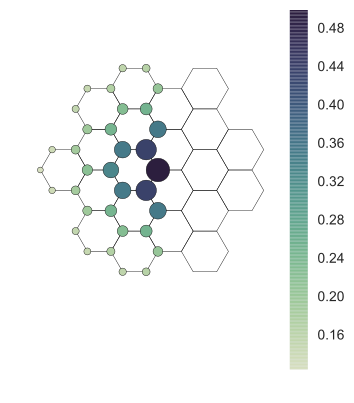

The script that drew this image:
from PEPS import IO_helper as IO
from PEPS.CylinderPEPS import run
from PEPS.CylinderPEPS import plot
from matplotlib import pyplot as plt
import numpy as np

IO.go_to_data_parent('softcoreboson')
state = IO.grab_state('softcoreboson')

params = IO.Params.kw('LKN', L=[8], K=[0], N=[0])
p = next(iter(params))
corrmap, corrmap_string = plot.load_corrmap(p, ('bdag', 'b'))

from SimplePEPS.tools import hexplot
hexcorrmap = hexplot.convert_zigzag_dict_to_hex(corrmap, 8, [p for p, dist in hexplot.Hex(-1, 2).disc(radius=5.0) if p.sub!='C'])
hexcorrmap = {k:np.real(v).item() for k,v in hexcorrmap.items()}
hexplot.hex_circle_plot(hexcorrmap, hexlattice_radius=4.2, cmap=hexplot.cmap_seq, scale=1)
plt.show()
